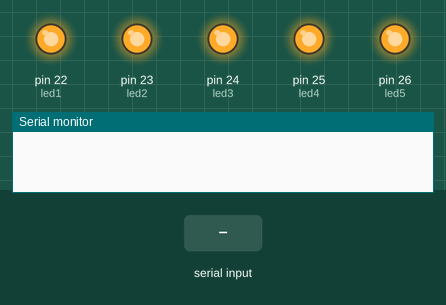
The sketch below on a simulated Arduino Mega 2560, built with avr-gcc and run on an emulated ATmega2560. On the bench: output pins drawn as LEDs (lit = HIGH), the last lines printed to the serial monitor. The test bench sets the inputs (shaded band).

Above: at 1.2 s.
1.3 s: "3B003B616B0A" received over the second serial link
At 2.8 s:
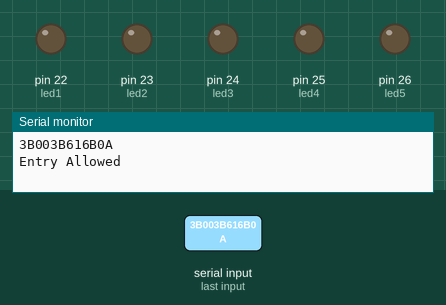
4.3 s: "3B003B484D05" received over the second serial link
At 6.4 s:
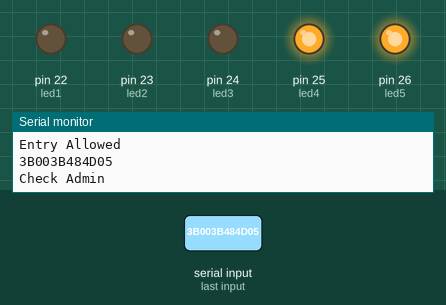
Timing chart, 0 to 8.3 s (numbered marks = the images above; inputs shaded):
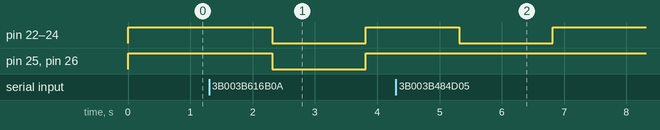

The sketch:

RFIDEntrySystem.ino
```cpp
int led1 = 22;
int led2 = 23;
int led3 = 24;
int led4 = 25;
int led5 = 26;
String value;

void setup(){
  pinMode(led1,OUTPUT);
  pinMode(led2,OUTPUT);
  pinMode(led3,OUTPUT);
  pinMode(led4,OUTPUT);
  pinMode(led5,OUTPUT);
  Serial3.begin(9600);
  Serial.begin(9600);
  digitalWrite(led1,HIGH);
  digitalWrite(led2,HIGH);
  digitalWrite(led3,HIGH);
  digitalWrite(led4,HIGH);
  digitalWrite(led5,HIGH);
}

void loop(){
  if(Serial3.available()>0){
    value = Serial3.readString();
    Serial.println(value);
    if (value == "3B003B616B0A"){
      Serial.println("Entry Allowed");
      digitalWrite(led1,LOW);
      digitalWrite(led2,LOW);
      digitalWrite(led3,LOW);
      digitalWrite(led4,LOW);
      digitalWrite(led5,LOW);
      delay(1500);
      digitalWrite(led1,HIGH);
      digitalWrite(led2,HIGH);
      digitalWrite(led3,HIGH);
      digitalWrite(led4,HIGH);
      digitalWrite(led5,HIGH);
    }
    else if (value == "3B003B484D05"){
      Serial.println("Check Admin");
      digitalWrite(led1,LOW);
      digitalWrite(led2,LOW);
      digitalWrite(led3,LOW);
      delay(1500);
      digitalWrite(led1,HIGH);
      digitalWrite(led2,HIGH);
      digitalWrite(led3,HIGH);
    }
    else if (value == "3E0068104701"){
      Serial.println("Invalid Entry");
    }
  }
}
```

Measured:
- after the input at 1.3 s, pin 22 (led1), pin 23 (led2), pin 24 (led3), pin 25 (led4), pin 26 (led5): HIGH → LOW after 1.0 s, → HIGH 1.5 s later
- after the input at 4.3 s, pin 22 (led1), pin 23 (led2), pin 24 (led3): HIGH → LOW after 1.0 s, → HIGH 1.5 s later
